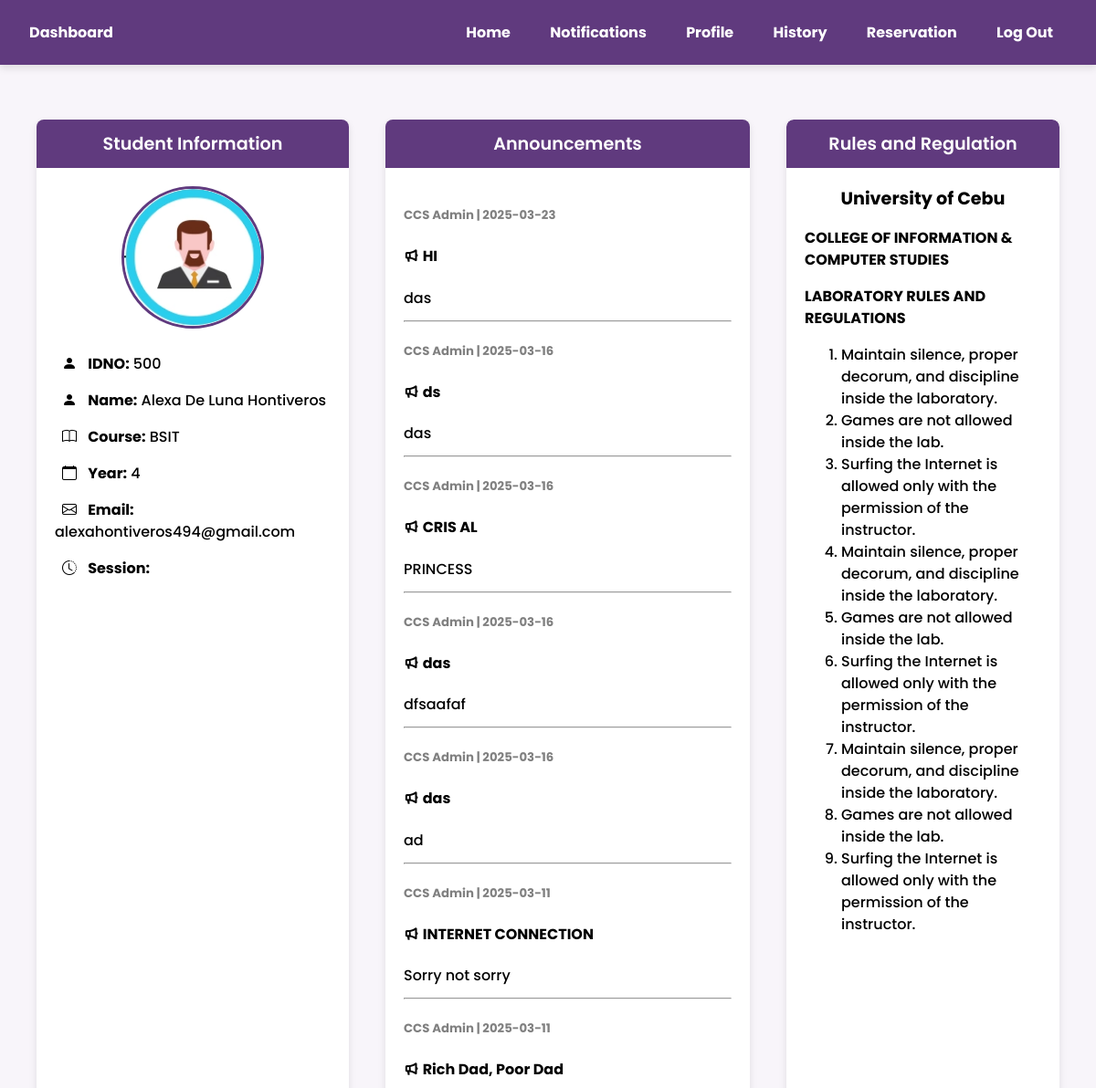
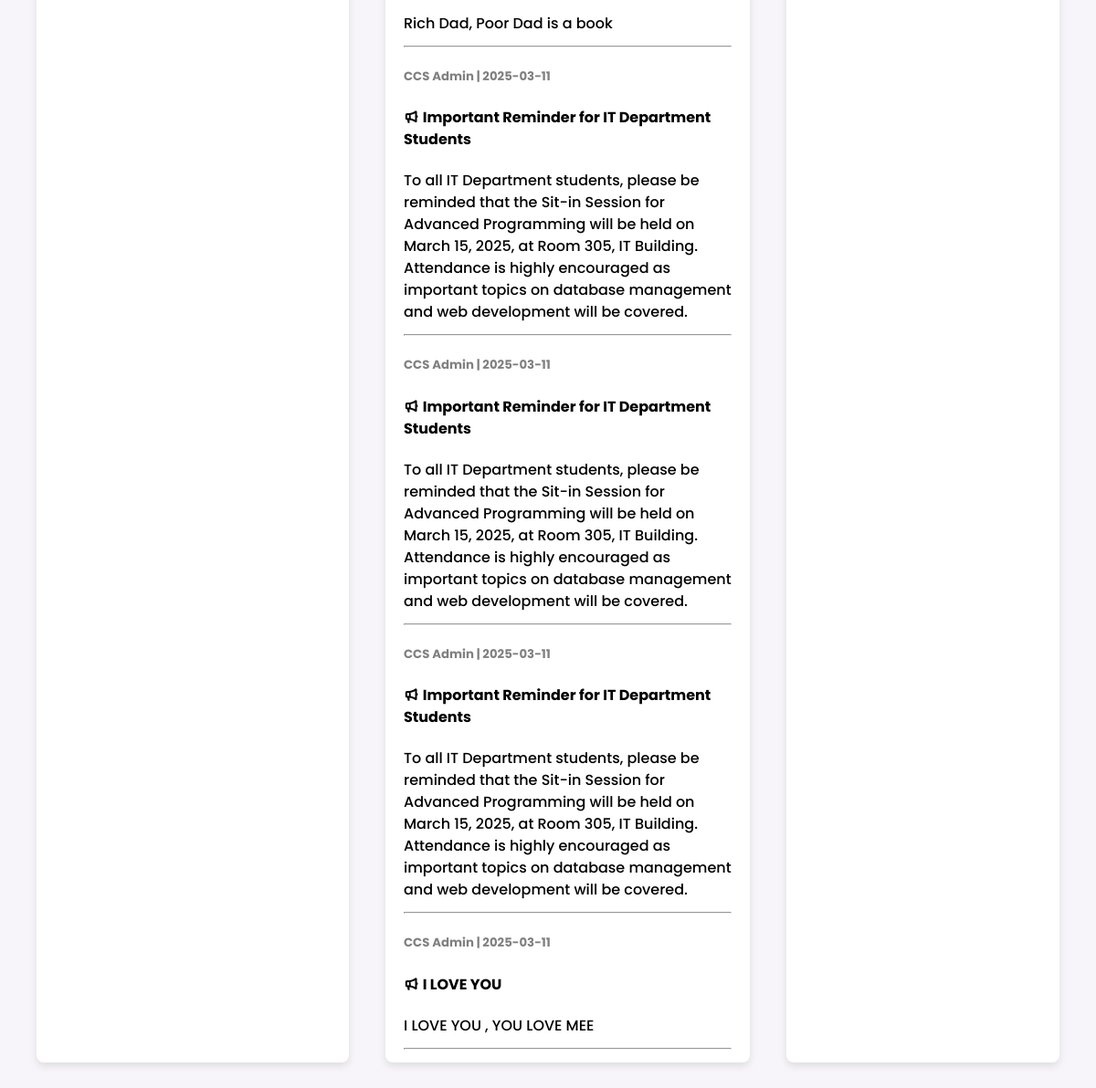
Screenshot of /student_dashboard (signed in) with the database file from the repository (2 pictures, top to bottom).
### tables this page shows
CREATE TABLE users (
    id INTEGER PRIMARY KEY AUTOINCREMENT,
    idno INTEGER NOT NULL,
    lastname VARCHAR(50) NOT NULL,
    firstname VARCHAR(50) NOT NULL,
    middlename VARCHAR(50),
    course VARCHAR(100) NOT NULL,
    year_level INTEGER NOT NULL,
    email_address VARCHAR(50) NOT NULL,
    username VARCHAR(50) NOT NULL,
    password VARCHAR(50) NOT NULL,
    profile_picture VARCHAR(255)
, is_admin BOOLEAN DEFAULT 0, registration_date TEXT);

CREATE TABLE announcements (
    id INTEGER PRIMARY KEY AUTOINCREMENT,
    title TEXT NOT NULL,
    content TEXT NOT NULL,
    date_posted DATETIME);

### app.py (the view)
@app.route("/student_dashboard")
def student_dashboard():
    if "user" not in session:
        flash("Please log in first.", "warning")
        return redirect("/login")
    student_info = dbhelper.get_student_by_username(session["user"])
    if not student_info:
        flash("User not found!", "danger")
        return redirect("/login")
    announcements = dbhelper.get_announcements()
    return render_template("student_dashboard.html", student=student_info, announcements=announcements)

### app.py (called while the page is built)
@app.after_request
def disable_cache(response):
    response.headers['Cache-Control'] = 'no-store, no-cache, must-revalidate, post-check=0, pre-check=0'
    response.headers['Pragma'] = 'no-cache'
    response.headers['Expires'] = '0'
    return response

### dbhelper.py (called while the page is built)
def getprocess(sql: str, params: tuple = ()) -> list:
    db = connect(database)
    cursor: object = db.cursor()
    cursor.row_factory = Row
    cursor.execute(sql, params)
    data: list = cursor.fetchall()
    db.close()
    return [dict(row) for row in data]

def get_student_by_username(username: str) -> dict:
    sql = """SELECT idno, lastname, firstname, middlename, course, year_level,
                    email_address, username, password, profile_picture
             FROM users WHERE username = ?"""
    student_list = getprocess(sql, (username,))
    if student_list:
        student = student_list[0]
        student["profile_picture"] = student.get("profile_picture") or "profile_picture.png"
        return student
    return None

def get_announcements() -> list:
    sql = "SELECT id, title, content, date_posted FROM announcements ORDER BY date_posted DESC, id DESC"
    announcements = getprocess(sql)
    print(f"Fetched announcements: {announcements}")
    return announcements

### templates/student_dashboard.html (shortened to what this page needs)
<!DOCTYPE html>
<html lang="en">
<head>
    <link rel="stylesheet" href="https://cdn.jsdelivr.net/npm/bootstrap-icons/font/bootstrap-icons.css">
    <link rel="stylesheet" href="https://cdn.jsdelivr.net/npm/remixicon/fonts/remixicon.css">
</head>
<body>
    <nav class="navbar">
        <a class="nav-link" href="{{ url_for('student_dashboard')}}">Dashboard</a>
        <div class="nav-items">
            <a class="nav-link" href="{{ url_for('student_dashboard')}}">Home</a>
            <a class="nav-link" href="#">Notifications</a>
            <a class="nav-link" href="{{ url_for('edit_profile') }}">Profile</a>
            <a class="nav-link" href="{{ url_for('student_history')}}">History</a>
            <a class="nav-link" href="{{ url_for('student_reservation')}}">Reservation</a>
            <a class="nav-link" href="{{ url_for('logout') }}">Log Out</a>
        </div>
    </nav>
    <div class="container dashboard-container">
        <div class="card student-info">
            <div class="card-header">
                 Student Information
            </div>
            <div class="card-body text-start p-4" style="text-align: center;">
                <div class="profile-pic-container">
                    <img id="profile-pic" class="profile-pic"
                         src="{{ url_for('static', filename='uploads/' + (student.profile_picture if student.profile_picture else 'def.png')) }}"
                         alt="Profile Picture">
                </div>
                <div class="student-details">
                    <p><i class="bi bi-person-fill" style="padding: 8px;"></i>  <strong>IDNO:</strong> {{ student.idno }}</p>
                    <p><i class="bi bi-person-fill" style="padding: 8px;"></i>  <strong>Name:</strong> {{ student.firstname }} {{ student.middlename }} {{ student.lastname }}</p>
                    <p><i class="bi bi-book" style="padding: 8px;"></i> <strong>Course:</strong> {{ student.course }}</p>
                    <p><i class="bi bi-calendar" style="padding: 8px;"></i> <strong>Year:</strong> {{ student.year_level }}</p>
                    <p><i class="bi bi-envelope" style="padding: 8px;"></i> <strong>Email:</strong> {{ student.email_address }}</p>
                    <p><i class="bi bi-clock-history" style="padding: 8px;"></i> <strong>Session:</strong> {{ student.session_count }}</p>
                </div>
            </div>
        </div>
        <div class="card announcements" style="height: 70vh;">
            <div class="card-header">Announcements</div>
            <div class="card-body">
                {% if announcements %}
                    {% for ann in announcements %}
                        <h5 style="color: gray;">CCS Admin | {{ ann.date_posted[:10] }}</h5>
                        <h4><i class="ri-megaphone-line" style="font-size: 16px;"> </i>{{ ann.title }}</h4>
                        <p>{{ ann.content }}</p>
                        <hr>
                    {% endfor %}
                {% else %}
                    <p>No announcements available.</p>
                {% endif %}
            </div>
        </div>
        <div class="card rules-card" >
            <div class="card-header">Rules and Regulation</div>
            <div class="card-body" style="overflow-y: scroll;">
                <h5 style="text-align: center; margin: 0; font-size: 1.2em;">University of Cebu</h5>
                <p><strong>COLLEGE OF INFORMATION & COMPUTER STUDIES</strong></p>
                <p><strong>LABORATORY RULES AND REGULATIONS</strong></p>
                <ol>
                    <li>Maintain silence, proper decorum, and discipline inside the laboratory.</li>
                    <li>Games are not allowed inside the lab.</li>
                    <li>Surfing the Internet is allowed only with the permission of the instructor.</li>
                    <li>Maintain silence, proper decorum, and discipline inside the laboratory.</li>
                    <li>Games are not allowed inside the lab.</li>
                    <li>Surfing the Internet is allowed only with the permission of the instructor.</li>
                    <li>Maintain silence, proper decorum, and discipline inside the laboratory.</li>
                    <li>Games are not allowed inside the lab.</li>
                    <li>Surfing the Internet is allowed only with the permission of the instructor.</li>
                </ol>
            </div>
        </div>
    </div>
</body>
</html>

### templates/student_dashboard.html (style rules this page uses)
:root { --primary-color: #603A7E; --secondary-color: #A08BB3; --background-color: #F8F5FA; --text-color: #2E1F33; --accent-color: #FFD700; --complementary-color: #3A7E60; --border-color: #D6C9E1; }
body { font-family: 'Poppins', Arial, sans-serif; background-color: var(--background-color); color: var(--text-color); margin: 0; padding: 0; }
.navbar { background-color: var(--primary-color) !important; padding: 15px 20px; display: flex; justify-content: space-between; align-items: center; box-shadow: 0 4px 8px rgba(0, 0, 0, 0.1); }
.navbar .nav-link { color: white !important; font-weight: bold; margin-right: 15px; text-decoration: none; font-size: 1rem; padding: 8px 12px; border-radius: 5px; transition: background 0.3s ease-in-out; }
.dashboard-container { display: flex; gap: 20px; margin: 20px 30px; padding-top: 20px; }
.card { background-color: white; color: black; border: none; box-shadow: 0 4px 8px rgba(0, 0, 0, 0.1); width: 100%; margin: 20px 10px; display: flex; flex-direction: column; height: 100%; border-radius: 8px; }
.card-header { background-color: var(--primary-color); color: white; font-weight: 600; text-align: center; padding: 12px; font-size: 1.2rem; border-top-left-radius: 8px; border-top-right-radius: 8px; }
.card-body { padding: 20px; font-size: 1rem; font-weight: 500; line-height: 1.5; }
.card-body p { margin-bottom: 12px; text-align: left; font-size: 1rem; font-weight: 500; }
.profile-pic-container { text-align: center; margin-bottom: 20px; }
.profile-pic { width: 150px; height: 150px; border-radius: 50%; object-fit: cover; border: 3px solid var(--primary-color); }
.student-info { flex: 1 1 30%; max-width: 30%; height: 70vh; }
.announcements { flex: 1 1 auto; max-width: 35%; }
.rules-card { flex: 1 1 20%; max-width: 35%; height: 70vh; overflow-y: auto; }
.rules-card .card-body { overflow-y: scroll; scrollbar-width: none; -ms-overflow-style: none; }
.announcements .card-body { overflow-y: auto; scrollbar-width: none; }

### rows the page displays
users: profile_picture (picture), idno "500", firstname "Alexa", middlename "De Luna", lastname "Hontiveros", course "BSIT", year_level "4", email_address "alexahontiveros494@gmail.com"
announcements: date_posted "2025-03-23", title "HI", content "das"
announcements: date_posted "2025-03-16", title "ds", content "das"
announcements: date_posted "2025-03-16", title "CRIS AL", content "PRINCESS"
announcements: date_posted "2025-03-16", title "das", content "dfsaafaf"
announcements: date_posted "2025-03-16", title "das", content "ad"
announcements: date_posted "2025-03-11", title "INTERNET CONNECTION", content "Sorry not sorry"
announcements: date_posted "2025-03-11", title "Rich Dad, Poor Dad", content "Rich Dad, Poor Dad is a book"
announcements: date_posted "2025-03-11", title "Important Reminder for IT Department Students", content "To all IT Department students, please be reminded that the Sit-in Session for Advanced Programming will be held on March 15, 2025, at Room 305, IT Building. Attendance is highly encouraged as important topics on database management and web development will be covered."
announcements: date_posted "2025-03-11", title "Important Reminder for IT Department Students", content "To all IT Department students, please be reminded that the Sit-in Session for Advanced Programming will be held on March 15, 2025, at Room 305, IT Building. Attendance is highly encouraged as important topics on database management and web development will be covered."
announcements: date_posted "2025-03-11", title "Important Reminder for IT Department Students", content "To all IT Department students, please be reminded that the Sit-in Session for Advanced Programming will be held on March 15, 2025, at Room 305, IT Building. Attendance is highly encouraged as important topics on database management and web development will be covered."
announcements: date_posted "2025-03-11", title "I LOVE YOU", content "I LOVE YOU , YOU LOVE MEE"
